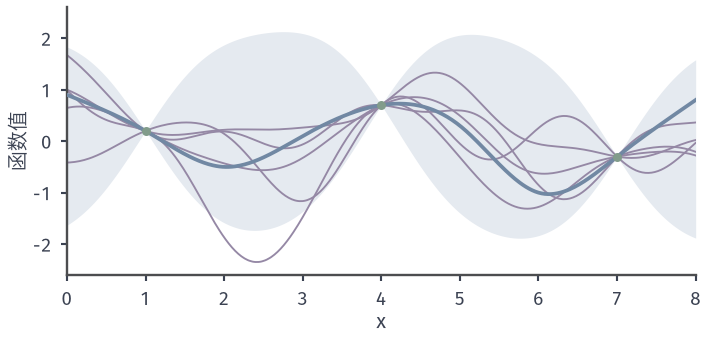

Python code for this plot:
from pathlib import Path
import sys
ROOT = next(p for p in Path(__file__).resolve().parents if (p/'build.sh').is_file() and (p/'tex/book.tex').is_file())
sys.path.insert(0, str(ROOT/'figures/05-optimization/05-stochastic-optimization/matplotlib/bo-common'))
from bo_common import *
# 三个读数 x=1,4,7 下的后验抽样；固定种子。
rng = np.random.default_rng(16)
xo=np.array(RUN_X[:3]); yo=f(xo)
m,Sig=posterior(xo,yo,XG,full=True)
L=np.linalg.cholesky(Sig+1e-8*np.eye(len(XG)))
Z=rng.standard_normal((len(XG),5))
fig, ax = figure(width_mm=100, height_mm=48)
s=np.sqrt(np.maximum(np.diag(Sig),0))
band(ax,XG,m,s)
for j in range(5): ax.plot(XG,m+L@Z[:,j],color=PURPLE,lw=.75,zorder=2)
ax.plot(XG,f(XG),color=BLUE,lw=1.5,zorder=3)
obs(ax,xo,yo)
ax.set_xlim(0,8); ax.set_ylim(-2.6,2.6); ax.set_xticks(range(9))
axes_style(ax,'$x$','函数值')
FACTS={'seed':16,'kernel':'2^{-(x-x\')^2}','data':'x=1,4,7'}
save(fig, Path(__file__).resolve().parent, 'figure', FACTS)
